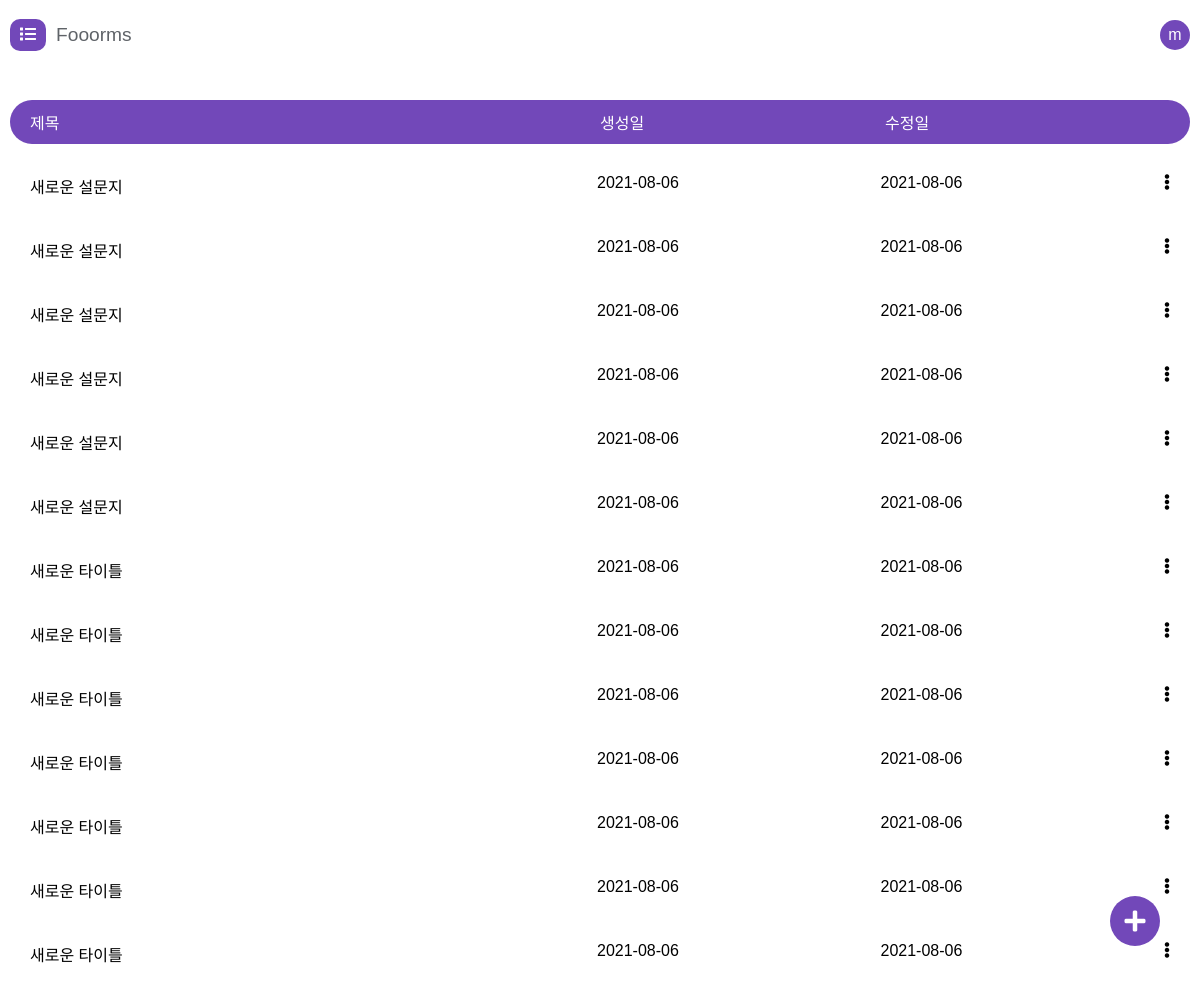
Before: /forms/ (signed in) with the older database file.
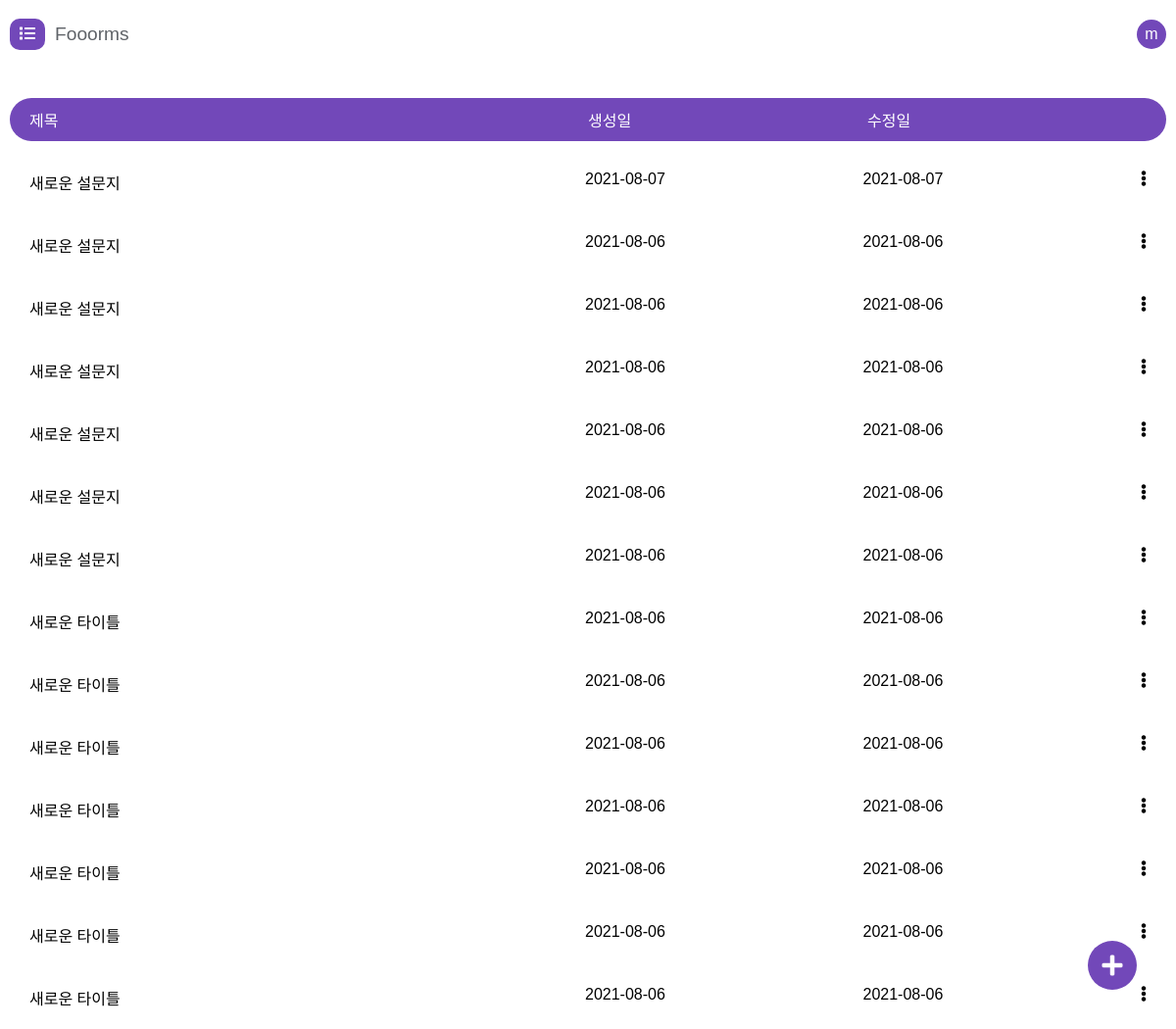
After: the same page with the newer database file.
### core/models.py (models this page shows)
class Form(models.Model):
    key = models.CharField(max_length=30)
    name = models.CharField(max_length=200)
    title = models.CharField(max_length=200)
    description = models.CharField(max_length=10000, blank = True)
    creator = models.ForeignKey(User, on_delete = models.CASCADE, related_name = "creator")
    collect_email = models.BooleanField(default=False)
    authenticated_responder = models.BooleanField(default = False)
    edit_after_submit = models.BooleanField(default=False)
    confirmation_message = models.CharField(max_length = 10000, default = "Your response has been recorded.")
    is_quiz = models.BooleanField(default=False)
    allow_view_score = models.BooleanField(default= True)
    created_at = models.DateTimeField(auto_now_add = True)
    updated_at = models.DateTimeField(auto_now = True)
    questions = models.ManyToManyField(Questions, related_name = "questions")

### core/views.py (the view)
# urls.py: path('forms/', views.forms, name="forms"),
def forms(request) :
  if not request.user.is_authenticated:
    return HttpResponseRedirect(reverse('login'))
  forms = FormModel.objects.filter(creator = request.user).order_by('-created_at')
  return render(request, 'forms/index.html',{"forms": forms})

### templates/forms/index.html (shortened to what this page needs)
{% extends 'base.html' %} {% load static %} {% block css %}
<link rel="stylesheet" href="{% static 'css/forms.css' %}?57" />
{% endblock %}  {% block content %}
<div class="fs-container">
  <header class="fs-header container">
    <a href="{% url 'home' %}" class="fs-header-left">
      <div class="fs-header-left-logo"><i class="fas fa-list"></i></div>
      <div class="fs-header-left-title">Fooorms</div>
    </a>
    <div class="fs-header-right">
      <a href="{% url 'logout' %}" class="btn btn-light fs-user">{{user.username|first}}</a>
    </div>
  </header>
  <div class="fs-main">
    <div class="fs-forms container">
      <div class="fs-table">
        <div class="fs-table-header">
          <div>제목</div>
          <div>생성일</div>
          <div>수정일</div>
        </div>
        {% for item in forms %}
        <a href="{% url 'form_edit' key=item.key %}" class="fs-table-row">
          <div class="fs-table-row-title">{{item.name}}</div>
          <div>{{item.created_at|date:"Y-m-d"}}</div>
          <div>{{item.updated_at|date:"Y-m-d"}}</div>
          <div class="fs-table-menu"><i class="fas fa-ellipsis-v"></i></div>
        </a>
        {% endfor %}
      </div>
    </div>
  </div>
  <div id="fs-add" class="fs-tools"><i class="fas fa-plus"></i></div>
</div>
{% endblock %}

Changed rows visible on the page:
added Form: name "새로운 설문지", created_at "2021-08-07", updated_at "2021-08-07"
